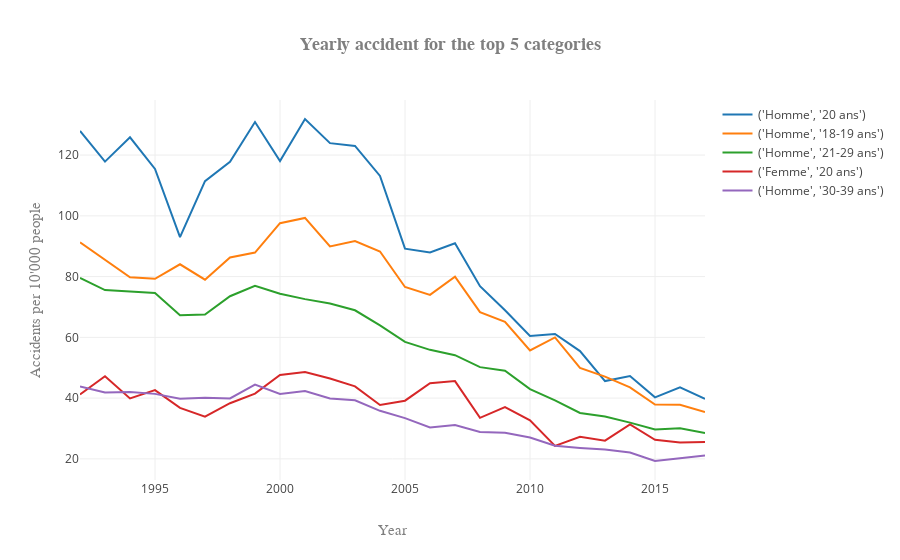

Here is the notebook cell this chart was saved with:
### Code cell
# We only consider the private vehicles accidents where there was a mistake from the driver
df_conducteur = df_Accident_objets_normalized[(df_Accident_objets_normalized.faute_index==1)\
                                        & (df_Accident_objets_normalized.voiture_index==210)]

# Group by sex and age as wanted, sum the number of accidents and sort them to see which 
# category had the biggest impact in 2017, and keep the columns interesting us, i.e. the years
df_conducteur = df_conducteur.groupby(['sexe','age']).sum().\
        sort_values(['2017'], ascending=False)\
        [[col for col in df_conducteur.columns if IS_DATE.match(col)]]

# Plot the top 5 categories with our homemade function
plot_dataframe(x=df_conducteur.columns.values, y=df_conducteur.head(5),\
               title='Yearly accident for the top 5 categories', xlabel='Year',\
               ylabel="Accidents per 10'000 people", labels=df_conducteur.index.values,\
               rotation=45, number_to_plot=None,name_save='accident_sexe&age_top5')

print("Number of accident for different sexe and age for 1/10.000 inhabitants in Switzerland\n\
for the interesting categories:")
df_display = df_conducteur.loc[[('Homme', '20 ans'), ('Homme', '18-19 ans'),
       ('Homme', '21-29 ans'), ('Femme', '20 ans'),
       ('Homme', '30-39 ans'), ('Femme', '21-29 ans'),
       ('Homme', '70 ans et plus'),
       ('Homme', '15-17 ans'), ('Homme', '10-14 ans'),
       ('Homme', '6-9 ans'), ('Femme', '10-14 ans'),
       ('Femme', '15-17 ans')],['1992', '2017']]

display(df_display)
save_it(df_display,'accident_sexe&age')

### Figure 1 — Plotly figure (JSON) as saved in the notebook; plotly's stock layout.template omitted (floating-point values rounded to 4 significant figures)
{"data": [{"name": "('Homme', '20 ans')", "type": "scatter", "uid": "f92a12cf-e151-455c-b92c-a3bc20394990", "x": ["1992", "1993", "1994", "1995", "1996", "1997", "1998", "1999", "2000", "2001", "2002", "2003", "2004", "2005", "2006", "2007", "2008", "2009", "2010", "2011", "2012", "2013", "2014", "2015", "2016", "2017"], "y": [128.0, 117.9, 125.9, 115.4, 92.98, 111.4, 117.8, 130.9, 118.1, 131.9, 123.9, 123.0, 113.1, 89.19, 87.92, 90.96, 76.85, 68.9, 60.46, 61.1, 55.48, 45.6, 47.27, 40.25, 43.55, 39.74]}, {"name": "('Homme', '18-19 ans')", "type": "scatter", "uid": "c52dc946-6cc7-4098-8d7e-765f97383d83", "x": ["1992", "1993", "1994", "1995", "1996", "1997", "1998", "1999", "2000", "2001", "2002", "2003", "2004", "2005", "2006", "2007", "2008", "2009", "2010", "2011", "2012", "2013", "2014", "2015", "2016", "2017"], "y": [91.26, 85.55, 79.8, 79.26, 84.06, 78.97, 86.31, 87.91, 97.58, 99.31, 89.94, 91.68, 88.28, 76.58, 73.98, 79.98, 68.3, 65.12, 55.69, 59.96, 49.95, 47.05, 43.54, 37.91, 37.82, 35.45]}, {"name": "('Homme', '21-29 ans')", "type": "scatter", "uid": "45cd9e44-73f2-4ba0-9b40-37614b5da42a", "x": ["1992", "1993", "1994", "1995", "1996", "1997", "1998", "1999", "2000", "2001", "2002", "2003", "2004", "2005", "2006", "2007", "2008", "2009", "2010", "2011", "2012", "2013", "2014", "2015", "2016", "2017"], "y": [79.56, 75.57, 75.1, 74.62, 67.3, 67.52, 73.54, 77.0, 74.38, 72.58, 71.16, 68.91, 63.92, 58.51, 55.89, 54.14, 50.19, 49.0, 42.97, 39.24, 35.12, 33.92, 31.93, 29.64, 30.09, 28.47]}, {"name": "('Femme', '20 ans')", "type": "scatter", "uid": "792db164-235f-4055-8c87-467f7ea66114", "x": ["1992", "1993", "1994", "1995", "1996", "1997", "1998", "1999", "2000", "2001", "2002", "2003", "2004", "2005", "2006", "2007", "2008", "2009", "2010", "2011", "2012", "2013", "2014", "2015", "2016", "2017"], "y": [41.2, 47.22, 39.88, 42.64, 36.79, 33.91, 38.31, 41.47, 47.58, 48.58, 46.43, 43.86, 37.72, 39.15, 44.91, 45.59, 33.5, 37.04, 32.69, 24.25, 27.29, 26.0, 31.37, 26.29, 25.35, 25.53]}, {"name": "('Homme', '30-39 ans')", "type": "scatter", "uid": "69ef458f-9504-429c-8d61-8ac77f80d203", "x": ["1992", "1993", "1994", "1995", "1996", "1997", "1998", "1999", "2000", "2001", "2002", "2003", "2004", "2005", "2006", "2007", "2008", "2009", "2010", "2011", "2012", "2013", "2014", "2015", "2016", "2017"], "y": [43.85, 41.87, 41.97, 41.39, 39.75, 40.11, 39.88, 44.42, 41.38, 42.33, 39.89, 39.3, 35.81, 33.41, 30.3, 31.12, 28.83, 28.57, 27.01, 24.29, 23.59, 23.07, 22.08, 19.29, 20.16, 21.09]}], "layout": {"title": "<b>Yearly accident for the top 5 categories</b>", "titlefont": {"color": "#7f7f7f", "family": "Courier New, monospace", "size": 18}, "xaxis": {"title": "Year", "titlefont": {"color": "#7f7f7f", "family": "Courier New, monospace", "size": 15}}, "yaxis": {"title": "Accidents per 10'000 people", "titlefont": {"color": "#7f7f7f", "family": "Courier New, monospace", "size": 15}}}}
